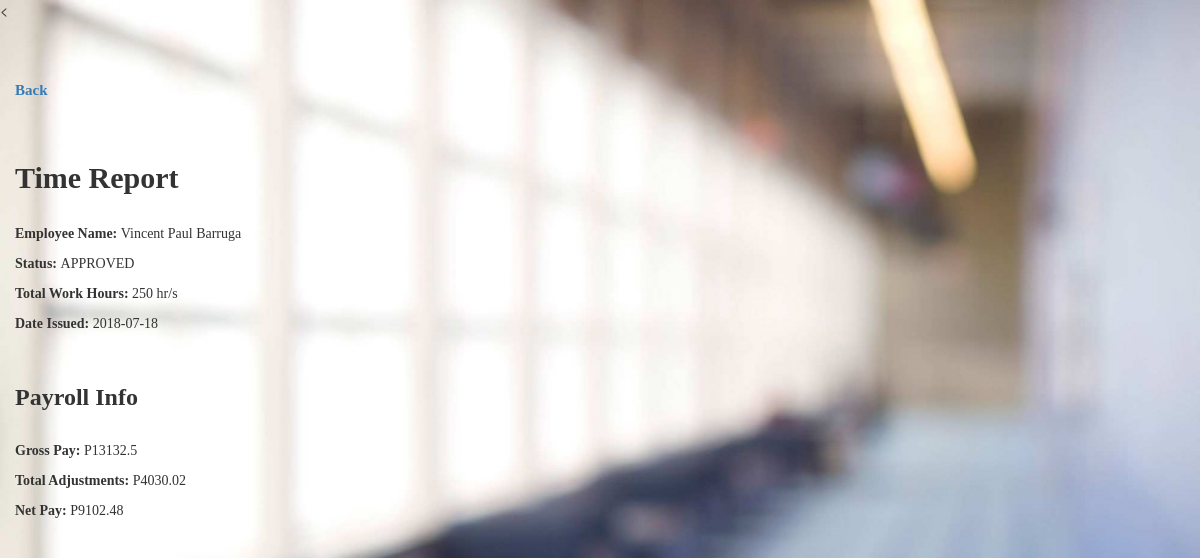
/TimeReportInfo.php?id=2&payrollID=7 (signed in), run on the app's committed database.
### tables this page shows
CREATE TABLE `payroll` (
  `payroll_ID` int(11) NOT NULL,
  `emp_ID` int(11) NOT NULL,
  `time_report_ID` int(11) NOT NULL,
  `basic_pay` float NOT NULL,
  `hour_rate` float NOT NULL,
  `gross_pay` float NOT NULL,
  `tax` float NOT NULL,
  `pag_ibig` float NOT NULL,
  `sss` float NOT NULL,
  `philhealth` float NOT NULL,
  `total_deductions` float NOT NULL,
  `total_adjustments` float NOT NULL,
  `net_pay` float NOT NULL
);

CREATE TABLE `employee` (
  `emp_ID` int(11) NOT NULL,
  `emp_name` varchar(100) NOT NULL,
  `emp_address` varchar(100) NOT NULL,
  `emp_contact_num` varchar(11) NOT NULL,
  `emp_age` int(11) NOT NULL,
  `emp_birthday` date NOT NULL,
  `emp_email` varchar(60) NOT NULL,
  `emp_sex` varchar(7) NOT NULL,
  `father_name` varchar(100) NOT NULL,
  `father_occupation` varchar(30) NOT NULL,
  `mother_name` varchar(100) NOT NULL,
  `mother_occupation` varchar(30) NOT NULL,
  `marital_status` varchar(15) NOT NULL,
  `start_date` date NOT NULL,
  `emp_status` varchar(15) NOT NULL,
  `school_name` varchar(100) NOT NULL,
  `school_address` varchar(100) NOT NULL,
  `school_year_graduated` year(4) NOT NULL,
  `dept_ID` int(11) NOT NULL,
  `job_position_ID` int(11) NOT NULL
);

CREATE TABLE `time_report` (
  `time_report_ID` int(11) NOT NULL,
  `report_status` varchar(15) NOT NULL,
  `report_date_issued` date NOT NULL,
  `total_work_hours` int(11) NOT NULL,
  `emp_ID` int(11) NOT NULL,
  `disapproval_reason` varchar(100) DEFAULT NULL
);

### TimeReportInfo.php (the view, shortened to what this page needs)
<?php
require("connector.php");
$query = "SELECT * FROM time_report JOIN employee ON time_report.emp_ID = employee.emp_ID
			JOIN payroll ON payroll.time_report_ID = time_report.time_report_ID
			WHERE time_report.time_report_ID = {$_GET['id']}";
$result = mysqli_query($conn, $query);
$array = mysqli_fetch_array($result);
?>
<<!DOCTYPE html>
<html>
    <link rel="stylesheet" href="https://maxcdn.bootstrapcdn.com/bootstrap/3.3.7/css/bootstrap.min.css">
 	<link rel="stylesheet" href="https://cdnjs.cloudflare.com/ajax/libs/font-awesome/4.7.0/css/font-awesome.min.css">
	 <link rel="stylesheet" type="text/css" href="background.css">
</head>
<body id="bg">
	<br>
	<br>
	<br>
	<br>
	<div class="container">
		<div class="row">
			<a href="viewEmployeesTimeReports.php" style="font-size: 15px; font-family: Century; font-weight: bold; text-decoration: none;"> Back </a>
			<br>
			<br>
			<br>
			<h2 style="font-family: Century; font-weight: bold;">Time Report </h2>
			<br>
			<?php
				echo "<p style='font-family: Century;'> <strong>Employee Name: </strong> {$array['emp_name']} </p>";
				echo "<p style='font-family: Century;'> <strong>Status: </strong> {$array['report_status']}</p>";
				echo "<p style='font-family: Century;'> <strong>Total Work Hours: </strong> {$array['total_work_hours']} hr/s</p>";
				echo "<p style='font-family: Century;'> <strong>Date Issued: </strong> {$array['report_date_issued']}</p>";
				if($array['time_report_ID'] != NULL){
					echo "<br>";
					echo "<h3 style='font-family: Century;'> <strong>Payroll Info</strong> </h3>";
					echo "<br>";
					echo "<p style='font-family: Century;'> <strong>Gross Pay: </strong> P{$array['gross_pay']}</p>";
					echo "<p style='font-family: Century;'> <strong>Total Adjustments: </strong> P{$array['total_adjustments']}</p>";
					echo "<p style='font-family: Century;'> <strong>Net Pay: </strong> P{$array['net_pay']}</p>";
				}
			?>
		</div>
	</div>
</body>
</html>

### background.css (style rules this page uses)
#bg { background-image: url("hrbackground.jpg"); height: 100%; background-position: center; background-repeat: no-repeat; background-size: cover; }

### data on the page
payroll: emp_ID.emp_name "Vincent Paul Barruga", time_report_ID.report_status "APPROVED", time_report_ID.total_work_hours "250", time_report_ID.report_date_issued "2018-07-18", gross_pay "13132.5", total_adjustments "4030.02", net_pay "9102.48"
